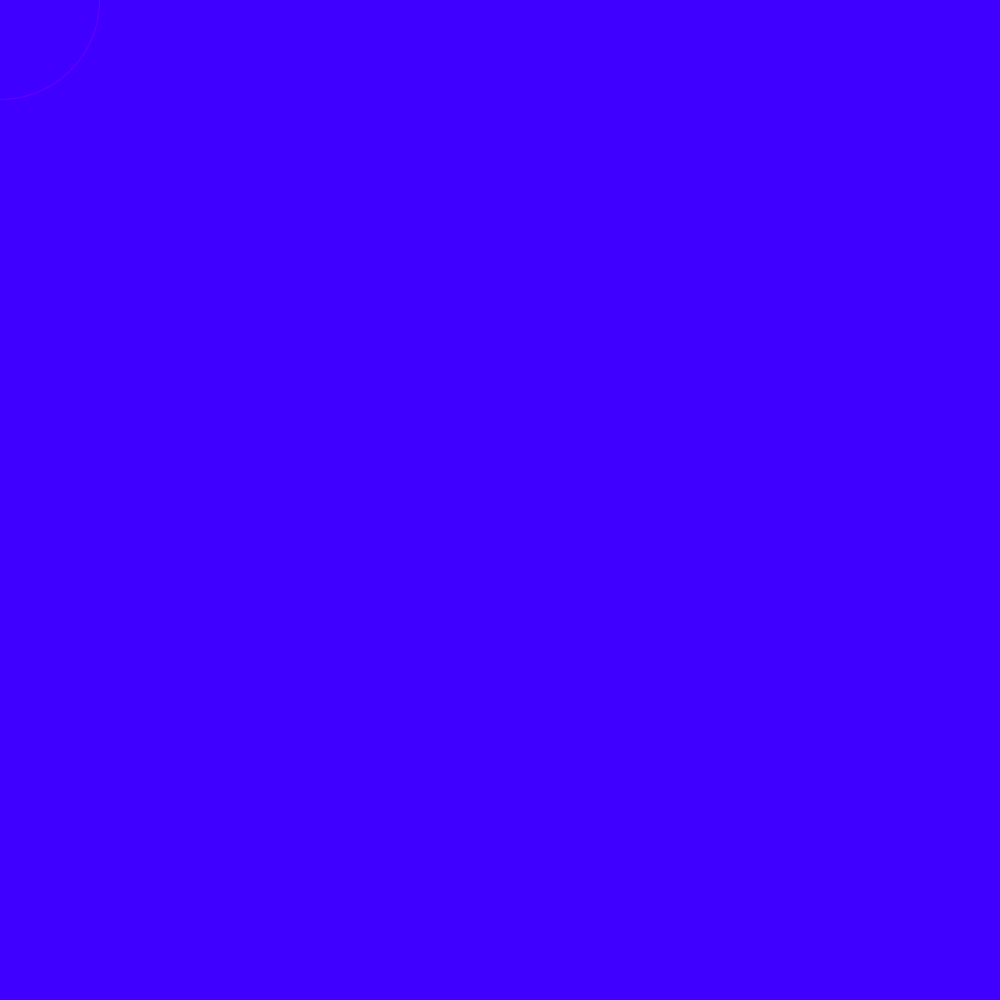
Frame 1 (no input)
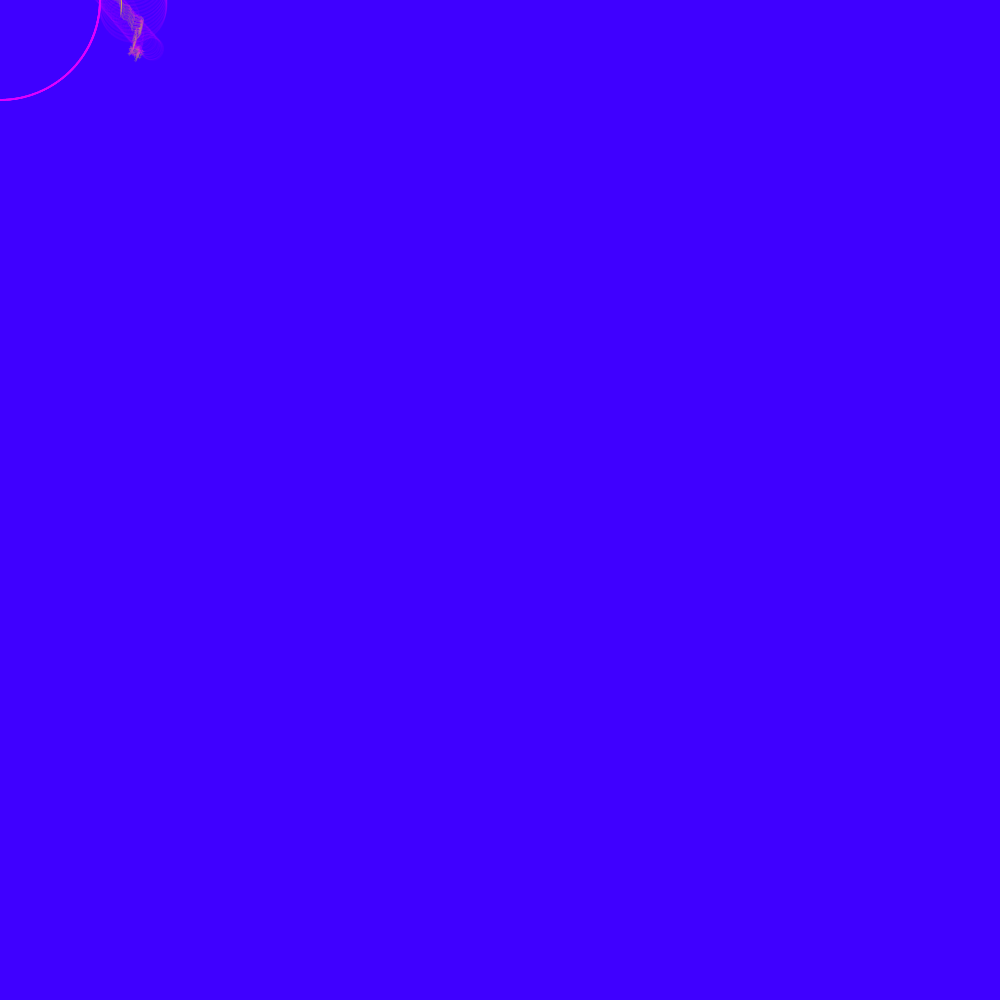
Frame 60 (the mouse pressed at the canvas centre just before this capture)
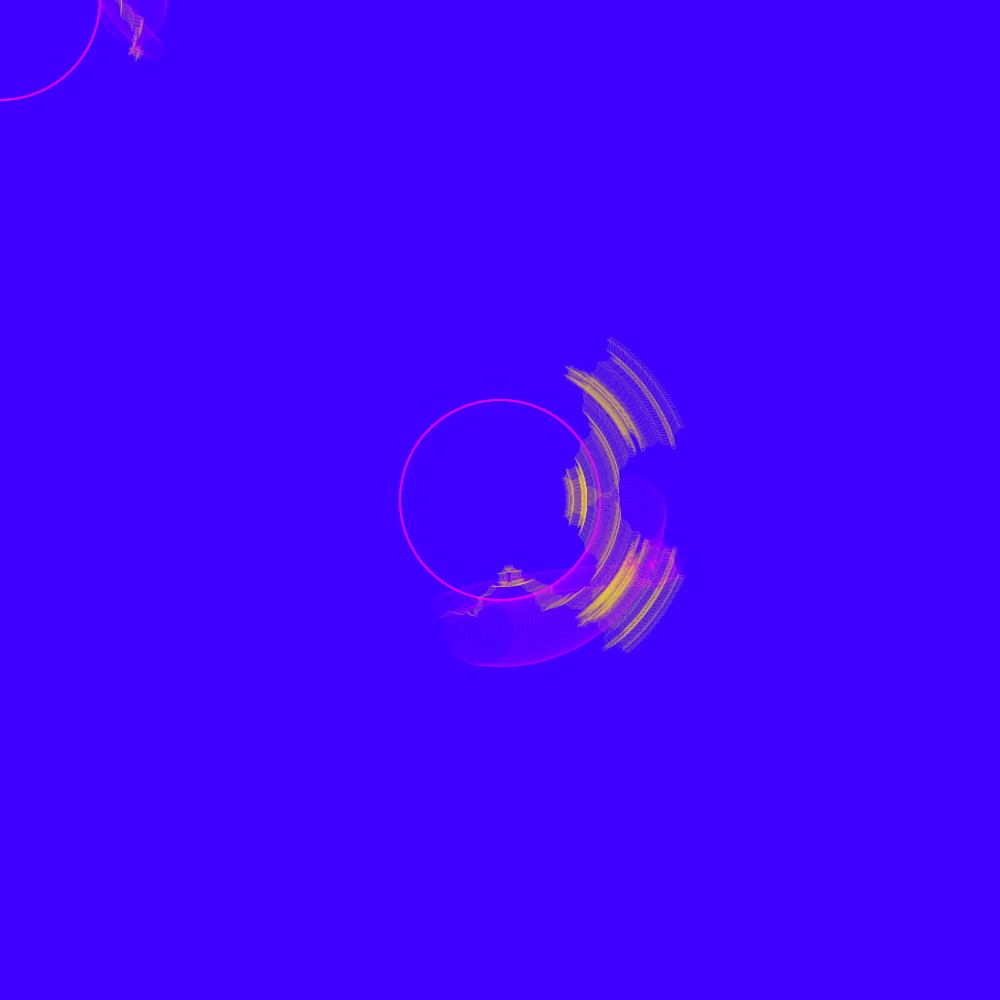
Frame 120 (the mouse held since frame 60 and released just before this capture)

The Processing sketch that drew these frames (run headless with seeded random() and noise(); from frame 60 on, the mouse is pressed at the canvas centre):

// Processing sketch: beNice
// ── beNice.pde
ArrayList<PVector> path;

float A = 0;
int res= 5; // amount of detail
float r = 0.001;
float sS = 0.01;// spped of rotation
Orbit sun ;
Orbit end ;

void setup(){
  background(63,0,255);
  size(1000,1000);
  path = new ArrayList<PVector>();
  sun = new Orbit(0,0,100,0);       /// the startin point
  Orbit next = sun;
  for (int i=0;i<19;i++){              // amount of detail .. in terms of circles
    next = next.addChild();
  }
    end = next;
}

void draw(){
  translate(mouseX,mouseY);
    
    rotate(r);
    for(int i=0; i <res; i++){
    Orbit next =  sun;
    while(next != null){
      next.update();
    next.show();
    next =  next.child;
      }
   path.add(new PVector(end.x,end.y));
    }

  
  beginShape();
  stroke(232,205,53,45);
  for (PVector pos: path){
    vertex(pos.x,pos.y);
  }
  endShape();
   r = r + sS;
   
  // sun.show();
}
// ── orbit.pde
int k = -4;

class Orbit {
  float x ;
  float y ;
  float r ;
  int n ;
  Orbit parent ;
  Orbit child ;
  float speed;
  float angle;
  
   Orbit (float x_, float y_, float r_,int n_){
     this(x_,y_,r_,n_,null);
   }
  
  Orbit (float x_, float y_, float r_, int n_,  Orbit p){
    x = x_;
    y = y_;
    r = r_;
    n = n_;
    speed = radians(pow(k,n-1))/res;              // speed variation
    parent = p;
    child = null;
    angle = -PI/2 ;
    
  }
  
  Orbit addChild(){
    float newr = r /3;
    float newx = x + r + newr ;
    float newy = y ;
    child = new Orbit (newx, newy, newr,n+1,this);    // Child co-ordinates
    return child;
  }
  
  void update(){
    if (parent != null){
    angle += speed;
      float rsum = r + parent.r;
      x = parent.x + rsum*cos(angle);
      y = parent.y + rsum*sin(angle);
    }
  }
  void show() {
  stroke(220,0,255, 15);
  //strokeWeight(2);
  noFill();
  ellipse(x,y,r*2,r*2);
  }
}
